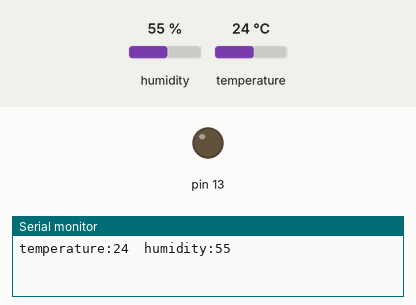
The sketch below on a simulated Arduino Mega 2560, built with avr-gcc and run on an emulated ATmega2560. Shown: output pins drawn as LEDs (lit = HIGH), the last lines printed to the serial monitor. Inputs (shaded band) come from the test bench; at power-on: humidity 55 %, temperature 24 °C.

Above: at 0.1 s.
At 1.1 s:
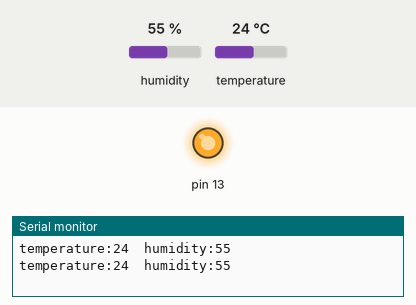
Timing chart, 0 to 2.6 s (numbered marks = the images above):
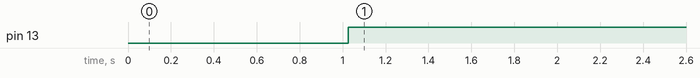

Measured:
- by itself, pin 13: LOW → HIGH at 1.0 s

The sketch:

fabchallenge2_incubator.ino
```cpp
// (licence header left out)
#include <DFRobot_DHT11.h>
DFRobot_DHT11 DHT;
#define DHT11_PIN A10


//INCUBATOR

//INCUB VALUES
//temperature
 int maxTemp = 25;

//humidity
 int criticalHum = 50;

void setup(){
  pinMode(13, OUTPUT);
  Serial.begin(115200);

}

void loop(){
  DHT.read(DHT11_PIN);
  Serial.print("temperature:");
  Serial.print(DHT.temperature);
  Serial.print("  humidity:");
  Serial.println(DHT.humidity);
  delay(1000);

if(DHT.temperature > maxTemp && DHT.humidity > criticalHum )
  {
    digitalWrite(13,LOW);
  }

else if (DHT.temperature > maxTemp && DHT.humidity < criticalHum )
  {
    digitalWrite(13,HIGH);
  }

else if (DHT.temperature < maxTemp)
  {
    digitalWrite(13,HIGH);
  }
 }
```
